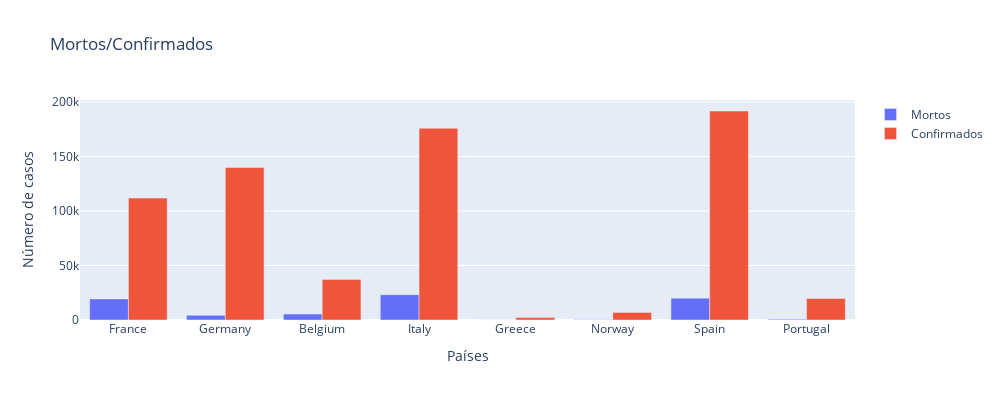

The notebook cell saved with this chart:
### Code cell
temp = full_table.loc[full_table.Date == full_table.Date.max()]
#temp = temp.groupby(['Country/Region'])['Confirmed', 'Deaths', 'Recovered'].sum().sort_values('Confirmed',ascending=False)


europa = ['Italy', 'France', 'Germany', 'Spain', 'Belgium', 'Norway','Greece',  'Portugal']

temp=temp.reset_index()
temp=temp.loc[temp['Country/Region'].isin(europa)]


import plotly.graph_objects as go

layout = go.Layout(height=400,width=1000)

fig = go.Figure(data=[
    go.Bar(name='Mortos', x=temp['Country/Region'], y=temp['Deaths']),
    go.Bar(name='Confirmados', x=temp['Country/Region'], y=temp['Confirmed']),
],layout=layout)

fig.update_layout(
    title="Mortos/Confirmados",
    xaxis_title="Países",
    yaxis_title="Número de casos",
)
fig.show()

### Figure 1 — Plotly figure (JSON) as saved in the notebook; plotly's stock layout.template omitted (floating-point values rounded to 4 significant figures)
{"data": [{"name": "Mortos", "type": "bar", "x": ["France", "Germany", "Belgium", "Italy", "Greece", "Norway", "Spain", "Portugal"], "y": [19323, 4294, 5453, 23227, 105, 148, 20043, 687]}, {"name": "Confirmados", "type": "bar", "x": ["France", "Germany", "Belgium", "Italy", "Greece", "Norway", "Spain", "Portugal"], "y": [111821, 139897, 37183, 175925, 2207, 6984, 191726, 19685]}], "layout": {"height": 400, "title": {"text": "Mortos/Confirmados"}, "width": 1000, "xaxis": {"autorange": true, "range": [-0.5, 7.5], "title": {"text": "Países"}, "type": "category"}, "yaxis": {"autorange": true, "range": [0, 201800.0], "title": {"text": "Número de casos"}, "type": "linear"}}}
